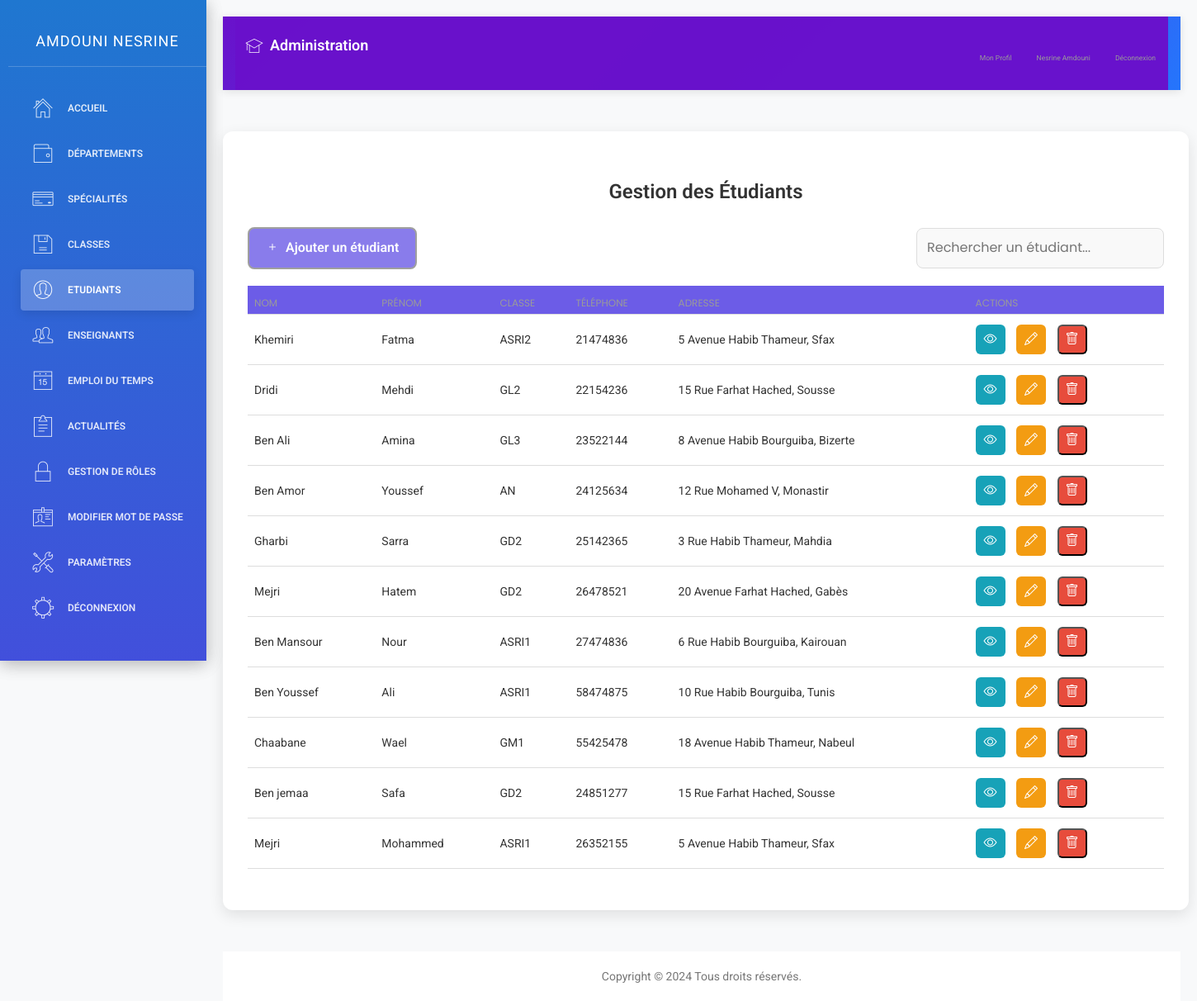
Screenshot of /étudiants.php (signed in) with the database file from the repository.
### tables this page shows
CREATE TABLE `accounts` (
  `id` int(11)  AUTO_INCREMENT PRIMARY KEY,
  `cin` int(11) DEFAULT NULL,
  `email` varchar(255) DEFAULT NULL,
  `mot_de_passe` varchar(255) DEFAULT NULL,
  `date_de_creation` date DEFAULT NULL,
  `role` text DEFAULT NULL,
  `nom` text DEFAULT NULL,
  `prenom` text DEFAULT NULL,
  `image` varchar(255) DEFAULT NULL,
  `classe` text DEFAULT NULL,
  `date_naissance` date DEFAULT NULL,
  `adresse` text DEFAULT NULL,
  `numero_telephone` int(11) DEFAULT NULL
);

### étudiants.php (the view, shortened to what this page needs)
<?php
require_once 'connexion.php';
$students = [];
$stmt = $conn->prepare("SELECT id, nom, prenom, classe, numero_telephone, adresse FROM accounts WHERE role = 'etudiant' ORDER BY id ASC");
$stmt->execute();
$result_students = $stmt->get_result();
while ($student = $result_students->fetch_assoc()) {
    $students[] = $student;
}
?>
<!DOCTYPE html>
<html lang="fr">
<head>
    <link rel="stylesheet" href="https://cdn.jsdelivr.net/npm/sweetalert2@11/dist/sweetalert2.min.css">
    <link rel="stylesheet" href="https://cdn.jsdelivr.net/npm/bootstrap-icons@1.10.5/font/bootstrap-icons.css">
</head>
<body>
    <div class="wrapper">
        <div class="sidebar">
            <?php include 'sidenav.php'; ?>
        </div>
        <div class="main-panel">
            <div class="navtop">
                <?php include 'navtop.php'; ?>
            </div>
            <div class="container">
                <h1>Gestion des Étudiants</h1>
                <div class="controls">
                    <a href="ajouter_étudiant.php" class="btn"><i class="bi bi-plus"></i> Ajouter un étudiant</a>
                    <input type="text" id="searchBar" class="search-bar" placeholder="Rechercher un étudiant...">
                </div>
                <table class="table">
                    <thead>
                        <tr>
                            <th>Nom</th>
                            <th>Prénom</th>
                            <th>Classe</th>
                            <th>Téléphone</th>
                            <th>Adresse</th>
                            <th>Actions</th>
                        </tr>
                    </thead>
                    <tbody id="studentTable">
                        <?php foreach ($students as $student): ?>
                            <tr>
                                <td><?php echo htmlspecialchars($student['nom']); ?></td>
                                <td><?php echo htmlspecialchars($student['prenom']); ?></td>
                                <td><?php echo htmlspecialchars($student['classe']); ?></td>
                                <td><?php echo htmlspecialchars($student['numero_telephone'] ?: 'Non renseigné'); ?></td>
                                <td><?php echo htmlspecialchars($student['adresse'] ?: 'Non renseignée'); ?></td>
                                <td>
                                    <a href="details_étudiant.php?id=<?php echo $student['id']; ?>"
                                       class="action-btn view"><i class="bi bi-eye"></i></a>
                                    <a href="modifier_étudiant.php?id=<?php echo $student['id']; ?>"
                                       class="action-btn edit"><i class="bi bi-pencil"></i></a>
                                    <button type="button" class="action-btn delete"
                                            onclick="confirmDelete(<?php echo $student['id']; ?>)">
                                        <i class="bi bi-trash"></i>
                                    </button>
                                </td>
                            </tr>
                        <?php endforeach; ?>
                    </tbody>
                </table>
            </div>
            <footer class="university-footer">
                <?php include 'footer.php'; ?>
            </footer>
        </div>
    </div>
</body>
</html>

### sidenav.php (shortened to what this page needs)
<?php
include('connexion.php');
$current_page = basename($_SERVER['PHP_SELF']);
$is_departement_page = strpos($current_page, 'département') !== false;
$is_specialite_page = strpos($current_page, 'spécialité') !== false;
$is_classe_page = strpos($current_page, 'classe') !== false;
$is_etudiant_page = strpos($current_page, 'étudiant') !== false;
$is_role_page = strpos($current_page, 'role') !== false;
$is_enseignant_page = strpos($current_page, 'enseignant') !== false;
$is_actualite_page = strpos($current_page, 'actualité') !== false;
$is_parametre_page = strpos($current_page, 'paramètre') !== false;
$is_liste_etudiants_page = $current_page === 'liste_etudiants.php';
$email = $_SESSION['email'];
$sql_fetch_user = "SELECT * FROM accounts WHERE email='$email'";
$result_user = $conn->query($sql_fetch_user);
if ($result_user->num_rows > 0) {
    $row = $result_user->fetch_assoc();
    $role = $row['role'];
    $nom = $row['nom'];
    $prenom = $row['prenom'];
}
?>
<div class="sidebar" data-color="blue">
    <div class="sidebar-wrapper">
        <div class="logo">
            <a href="#" class="simple-text">
                <?php echo htmlspecialchars($nom . ' ' . $prenom); ?>
            </a>
        </div>
        <ul class="nav">
            <?php if ($role === 'admin'): ?>
                <li <?php echo ($current_page == 'dashboard.php') ? 'class="active"' : ''; ?>>
                    <a href="dashboard.php">
                        <i class="pe-7s-home"></i>
                        <p>Accueil</p>
                    </a>
                </li>
                <li <?php echo $is_departement_page ? 'class="active"' : ''; ?>>
                    <a href="départements.php">
                        <i class="pe-7s-wallet"></i>
                        <p>Départements</p>
                    </a>
                </li>
                <li <?php echo $is_specialite_page ? 'class="active"' : ''; ?>>
                    <a href="spécialités.php">
                        <i class="pe-7s-credit"></i>
                        <p>Spécialités</p>
                    </a>
                </li>
                <li <?php echo $is_classe_page ? 'class="active"' : ''; ?>>
                    <a href="classes.php">
                        <i class="pe-7s-diskette"></i>
                        <p>Classes</p>
                    </a>
                </li>
                <li <?php echo $is_etudiant_page ? 'class="active"' : ''; ?>>
                    <a href="étudiants.php">
                        <i class="pe-7s-user"></i>
                        <p>Etudiants</p>
                    </a>
                </li>
                <li <?php echo $is_enseignant_page ? 'class="active"' : ''; ?>>
                    <a href="enseignants.php">
                        <i class="pe-7s-users"></i>
                        <p>Enseignants</p>
                    </a>
                </li>
                <li <?php echo ($current_page == 'gestion_emploi.php') ? 'class="active"' : ''; ?>>
                    <a href="gestion_emploi.php">
                        <i class="pe-7s-date"></i>
                        <p>Emploi du Temps</p>
                    </a>
                </li>
                <li <?php echo $is_actualite_page ? 'class="active"' : ''; ?>>
                    <a href="actualités.php">
                        <i class="pe-7s-note2"></i>
                        <p>Actualités</p>
                    </a>
                </li>
                <li <?php echo $is_role_page ? 'class="active"' : ''; ?>>
                    <a href="roles.php">
                        <i class="pe-7s-lock"></i>
                        <p>Gestion de rôles</p>
                    </a>
                </li>
                <li <?php echo ($current_page == 'modifier_mot_de_passe.php') ? 'class="active"' : ''; ?>>
                    <a href="modifier_mot_de_passe.php">
                        <i class="pe-7s-id"></i>
                        <p>Modifier Mot de passe</p>
                    </a>
                </li>
                <li <?php echo $is_parametre_page || $is_liste_etudiants_page ? 'class="active"' : ''; ?>>
                    <a href="paramètres.php">
                        <i class="pe-7s-tools"></i>
                        <p>Paramètres</p>
                    </a>
                </li>
            <?php endif; ?>
            <li>
                <a href="logout.php">
                    <i class="pe-7s-settings"></i>
                    <p>Déconnexion</p>
                    </a>
            </li>
        </ul>
    </div>
</div>

### navtop.php (shortened to what this page needs)
<?php
include('connexion.php');
$email = $_SESSION['email'];
$sql_fetch_user = "SELECT * FROM accounts WHERE email='$email'";
$result_user = $conn->query($sql_fetch_user);
if ($result_user->num_rows > 0) {
    $row = $result_user->fetch_assoc();
    $role = $row['role'];
    $nom = $row['nom'];
    $prenom = $row['prenom'];
}
?>
<nav class="navbar navbar-default navbar-fixed">
    <div class="container-fluid">
        <div class="navbar-header">
            <a class="navbar-brand" href="#">
                <i class="pe-7s-study"></i> <?php echo $role === 'etudiant' ? 'Espace Étudiant' : ($role === 'enseignant' ? 'Espace Enseignant' : 'Administration'); ?>
            </a>
        </div>
        <div class="collapse navbar-collapse" id="navigation-example-2">
            <ul class="nav navbar-nav navbar-right">
                <li>
                    <a class="menuu" href="<?php echo $role === 'etudiant' ? 'profil_etudiant.php' : ($role === 'enseignant' ? 'profil_enseignant.php' : 'profil.php'); ?>">
                        <p>Mon Profil</p>
                    </a>
                </li>
                <li>
                    <a class="menuu" href="#">
                        <div class="user-name">
                            <p><?php echo htmlspecialchars($prenom . ' ' . $nom); ?></p>
                        </div>
                    </a>
                </li>
                <li>
                    <a class="menuu" href="logout.php">
                        <p>Déconnexion</p>
                    </a>
                </li>
            </ul>
        </div>
    </div>
</nav>

### étudiants.php (style rules this page uses)
body { font-family: 'Poppins', sans-serif; margin: 0; padding: 0; background-color: #f8f9fa; }
.wrapper { display: flex; }
.sidebar { position: fixed; top: 0; left: 0; width: 250px; height: 100%; background-color: rgb(2, 19, 255); color: white; padding-top: 20px; z-index: 1000; box-shadow: 2px 0 8px rgba(0, 0, 0, 0.2); }
.main-panel { margin-left: 250px; padding: 20px; width: calc(100% - 250px); }
.container { max-width: 1200px; margin: 50px auto; background-color: #fff; padding: 30px; border-radius: 12px; box-shadow: 0 6px 18px rgba(0, 0, 0, 0.1); }
h1 { color: #333; text-align: center; margin-bottom: 30px; font-size: 24px; font-weight: 600; }
.controls { display: flex; justify-content: space-between; align-items: center; margin-bottom: 20px; flex-wrap: wrap; gap: 15px; }
.search-bar { width: 300px; padding: 12px; border: 1px solid #ddd; border-radius: 8px; font-size: 16px; background-color: #f9f9f9; transition: border-color 0.3s ease; }
.btn { display: inline-flex; align-items: center; padding: 12px 20px; background-color: #6c5ce7; color: white; text-decoration: none; border-radius: 8px; font-weight: 600; font-size: 16px; transition: background-color 0.3s ease; }
.btn i { margin-right: 8px; }
.table { width: 100%; border-collapse: collapse; margin-top: 20px; }
.table th, .table td { padding: 15px; text-align: left; border-bottom: 1px solid #ddd; }
.table th { background-color: #6c5ce7; color: white; font-weight: 600; }
.action-btn { padding: 10px; border-radius: 6px; color: white; text-decoration: none; font-size: 16px; transition: background-color 0.3s ease; display: inline-flex; align-items: center; justify-content: center; width: 36px; height: 36px; margin-right: 10px; }
.action-btn:last-child { margin-right: 0; }
.action-btn.view { background-color: #17a2b8; }
.action-btn.edit { background-color: #f39c12; }
.action-btn.delete { background-color: #e74c3c; }

### sidenav.php (style rules this page uses)
.sidebar { background: linear-gradient(135deg, #6a11cb 0%, #2575fc 100%); box-shadow: 0 4px 20px rgba(0, 0, 0, 0.15); transition: all 0.3s ease; position: fixed; width: 250px; height: 100vh; z-index: 1000; overflow-y: auto; }
.sidebar-wrapper { padding: 0 10px; }
.logo { padding: 15px 0; margin-bottom: 15px; border-bottom: 1px solid rgba(255, 255, 255, 0.1); text-align: center; }
.logo a { color: white; font-weight: 600; font-size: 1.1rem; text-transform: uppercase; letter-spacing: 1px; display: block; text-decoration: none; }
.nav { list-style: none; padding: 0; margin-top: 15px; }
.nav li { margin-bottom: 4px; position: relative; }
.nav li a { color: rgba(255, 255, 255, 0.8); margin: 5px 10px; border-radius: 6px; padding: 10px 12px; transition: all 0.3s ease; display: flex; align-items: center; text-decoration: none; }
.nav li a i { margin-right: 10px; font-size: 1.1rem; min-width: 24px; text-align: center; }
.nav li a p { margin: 0; font-size: 0.85rem; font-weight: 400; }
.nav li.active a { background: rgba(255, 255, 255, 0.2); color: white; font-weight: 500; box-shadow: 0 4px 12px rgba(0, 0, 0, 0.1); }
[class^="pe-7s-"], [class*=" pe-7s-"] { transition: transform 0.3s ease; }

### navtop.php (style rules this page uses)
.navbar-default { background: linear-gradient(135deg, #6a11cb 0%, #2575fc 100%); border: none; box-shadow: 0 2px 10px rgba(0, 0, 0, 0.1); min-height: 60px; margin-bottom: 0; }
.navbar-default .navbar-nav > li > a { color: rgba(255, 255, 255, 0.9); font-weight: 500; padding: 20px 12px; transition: all 0.3s ease; position: relative; display: flex; align-items: center; }
.navbar-default .navbar-nav > li > a:after { content: ''; position: absolute; bottom: 0; left: 50%; width: 0; height: 3px; background: white; transition: all 0.3s ease; transform: translateX(-50%); }
.navbar-default .navbar-brand { height: 60px; padding: 20px 12px; color: white; font-weight: 600; font-size: 18px; display: flex; align-items: center; }
.navbar-default .navbar-brand i { margin-right: 8px; font-size: 22px; }
.user-name { display: flex; align-items: center; gap: 8px; }
.menuu { font-size: 18px; display: flex; align-items: center; gap: 6px; }
.menuu p { margin: 0; }
.navbar-collapse { background: rgba(106, 17, 203, 0.98); max-height: 80vh; overflow-y: auto; }

### rows the page displays
accounts: nom+prenom "AMDOUNI NESRINE", prenom+nom "Nesrine Amdouni"
accounts: nom "Khemiri", prenom "Fatma", classe "ASRI2", numero_telephone "21474836", adresse "5 Avenue Habib Thameur, Sfax"
accounts: nom "Dridi", prenom "Mehdi", classe "GL2", numero_telephone "22154236", adresse "15 Rue Farhat Hached, Sousse"
accounts: nom "Ben Ali", prenom "Amina", classe "GL3", numero_telephone "23522144", adresse "8 Avenue Habib Bourguiba, Bizerte"
accounts: nom "Ben Amor", prenom "Youssef", classe "AN", numero_telephone "24125634", adresse "12 Rue Mohamed V, Monastir"
accounts: nom "Gharbi", prenom "Sarra", classe "GD2", numero_telephone "25142365", adresse "3 Rue Habib Thameur, Mahdia"
accounts: nom "Mejri", prenom "Hatem", classe "GD2", numero_telephone "26478521", adresse "20 Avenue Farhat Hached, Gabès"
accounts: nom "Ben Mansour", prenom "Nour", classe "ASRI1", numero_telephone "27474836", adresse "6 Rue Habib Bourguiba, Kairouan"
accounts: nom "Ben Youssef", prenom "Ali", classe "ASRI1", numero_telephone "58474875", adresse "10 Rue Habib Bourguiba, Tunis"
accounts: nom "Chaabane", prenom "Wael", classe "GM1", numero_telephone "55425478", adresse "18 Avenue Habib Thameur, Nabeul"
accounts: nom "Ben jemaa", prenom "Safa", classe "GD2", numero_telephone "24851277", adresse "15 Rue Farhat Hached, Sousse"
accounts: nom "Mejri", prenom "Mohammed", classe "ASRI1", numero_telephone "26352155", adresse "5 Avenue Habib Thameur, Sfax"
